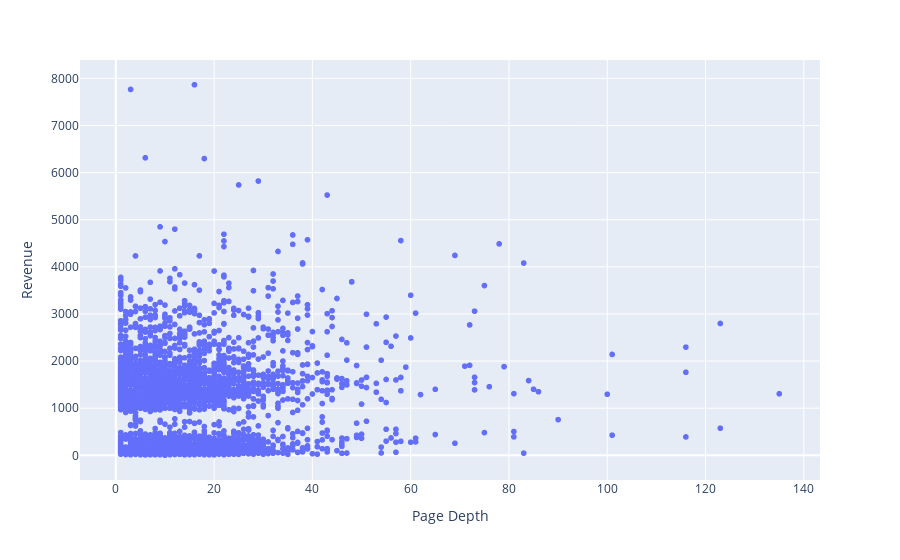

The notebook cell saved with this chart:
### Code cell
import plotly.express as px
fig = px.scatter(df, x='Page Depth', y='Revenue', 
                 #color="Session Duration"
                )

fig.show()

### Figure 1 — Plotly figure (JSON) as saved in the notebook; plotly's stock layout.template omitted (floating-point values rounded to 4 significant figures; data arrays with more than 128 entries replaced by an {"elided": "..."} marker saying what was removed)
{"data": [{"hoverlabel": {"namelength": 0}, "hovertemplate": "Page Depth=%{x}<br>Revenue=%{y}", "legendgroup": "", "marker": {"color": "#636efa", "symbol": "circle"}, "mode": "markers", "name": "", "showlegend": false, "type": "scattergl", "x": {"elided": "3531 int values"}, "xaxis": "x", "y": {"elided": "3531 float values"}, "yaxis": "y"}], "layout": {"legend": {"tracegroupgap": 0}, "margin": {"t": 60}, "xaxis": {"anchor": "y", "domain": [0, 1], "title": {"text": "Page Depth"}}, "yaxis": {"anchor": "x", "domain": [0, 1], "title": {"text": "Revenue"}}}}
